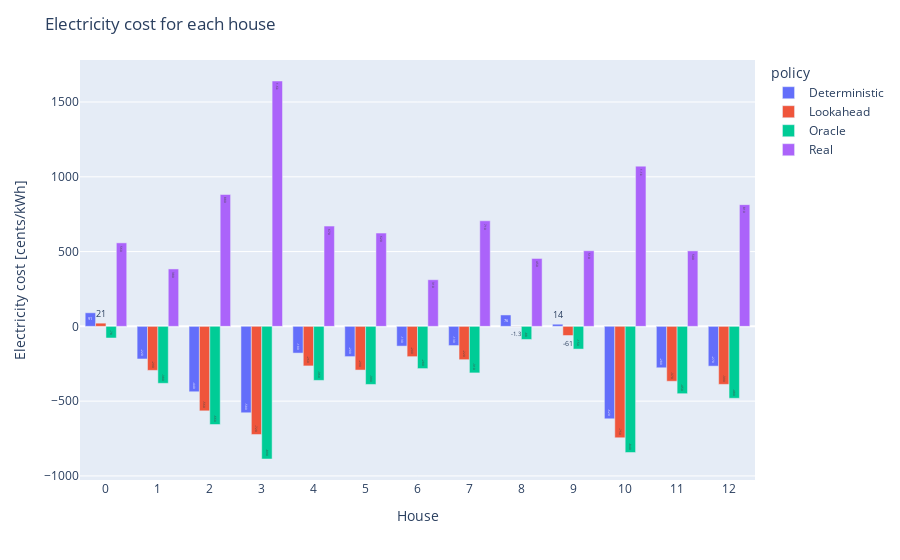

Source (notebook cell):
### Code cell
df = results_mean.groupby(['instance', 'policy'])['electricity cost'].mean().reset_index()
fig = px.bar(df, y="electricity cost", x="instance", color='policy', barmode='group', text_auto='.2s')
fig.update_layout(title_text="Electricity cost for each house",xaxis=dict(title='House',dtick= 1))
fig.update_yaxes(title="Electricity cost [cents/kWh]")
fig.show()

### Figure 1 — Plotly figure (JSON) as saved in the notebook; plotly's stock layout.template omitted (floating-point values rounded to 4 significant figures)
{"data": [{"alignmentgroup": "True", "hovertemplate": "policy=Deterministic<br>instance=%{x}<br>electricity cost=%{y}<extra></extra>", "legendgroup": "Deterministic", "marker": {"color": "#636efa", "pattern": {"shape": ""}}, "name": "Deterministic", "offsetgroup": "Deterministic", "orientation": "v", "showlegend": true, "textposition": "auto", "texttemplate": "%{y:.2s}", "type": "bar", "x": [0, 1, 2, 3, 4, 5, 6, 7, 8, 9, 10, 11, 12], "xaxis": "x", "y": [90.71, -218.1, -437.3, -577.8, -178.8, -202.3, -132.1, -128.4, 76.18, 14.3, -618.4, -276.9, -266.0], "yaxis": "y"}, {"alignmentgroup": "True", "hovertemplate": "policy=Lookahead<br>instance=%{x}<br>electricity cost=%{y}<extra></extra>", "legendgroup": "Lookahead", "marker": {"color": "#EF553B", "pattern": {"shape": ""}}, "name": "Lookahead", "offsetgroup": "Lookahead", "orientation": "v", "showlegend": true, "textposition": "auto", "texttemplate": "%{y:.2s}", "type": "bar", "x": [0, 1, 2, 3, 4, 5, 6, 7, 8, 9, 10, 11, 12], "xaxis": "x", "y": [21.36, -294.3, -565.0, -722.9, -264.5, -292.2, -202.6, -222.9, -1.254, -61.25, -745.1, -367.1, -388.0], "yaxis": "y"}, {"alignmentgroup": "True", "hovertemplate": "policy=Oracle<br>instance=%{x}<br>electricity cost=%{y}<extra></extra>", "legendgroup": "Oracle", "marker": {"color": "#00cc96", "pattern": {"shape": ""}}, "name": "Oracle", "offsetgroup": "Oracle", "orientation": "v", "showlegend": true, "textposition": "auto", "texttemplate": "%{y:.2s}", "type": "bar", "x": [0, 1, 2, 3, 4, 5, 6, 7, 8, 9, 10, 11, 12], "xaxis": "x", "y": [-77.91, -380.8, -656.3, -886.9, -361.2, -388.4, -282.4, -311.3, -87.66, -151.9, -843.4, -450.2, -480.8], "yaxis": "y"}, {"alignmentgroup": "True", "hovertemplate": "policy=Real<br>instance=%{x}<br>electricity cost=%{y}<extra></extra>", "legendgroup": "Real", "marker": {"color": "#ab63fa", "pattern": {"shape": ""}}, "name": "Real", "offsetgroup": "Real", "orientation": "v", "showlegend": true, "textposition": "auto", "texttemplate": "%{y:.2s}", "type": "bar", "x": [0, 1, 2, 3, 4, 5, 6, 7, 8, 9, 10, 11, 12], "xaxis": "x", "y": [558.3, 383.8, 881.6, 1640.0, 670.3, 623.6, 311.7, 705.7, 453.8, 505.3, 1071.0, 504.5, 813.8], "yaxis": "y"}], "layout": {"barmode": "group", "legend": {"title": {"text": "policy"}, "tracegroupgap": 0}, "margin": {"t": 60}, "title": {"text": "Electricity cost for each house"}, "xaxis": {"anchor": "y", "domain": [0, 1], "dtick": 1, "title": {"text": "House"}}, "yaxis": {"anchor": "x", "domain": [0, 1], "title": {"text": "Electricity cost [cents/kWh]"}}}}
